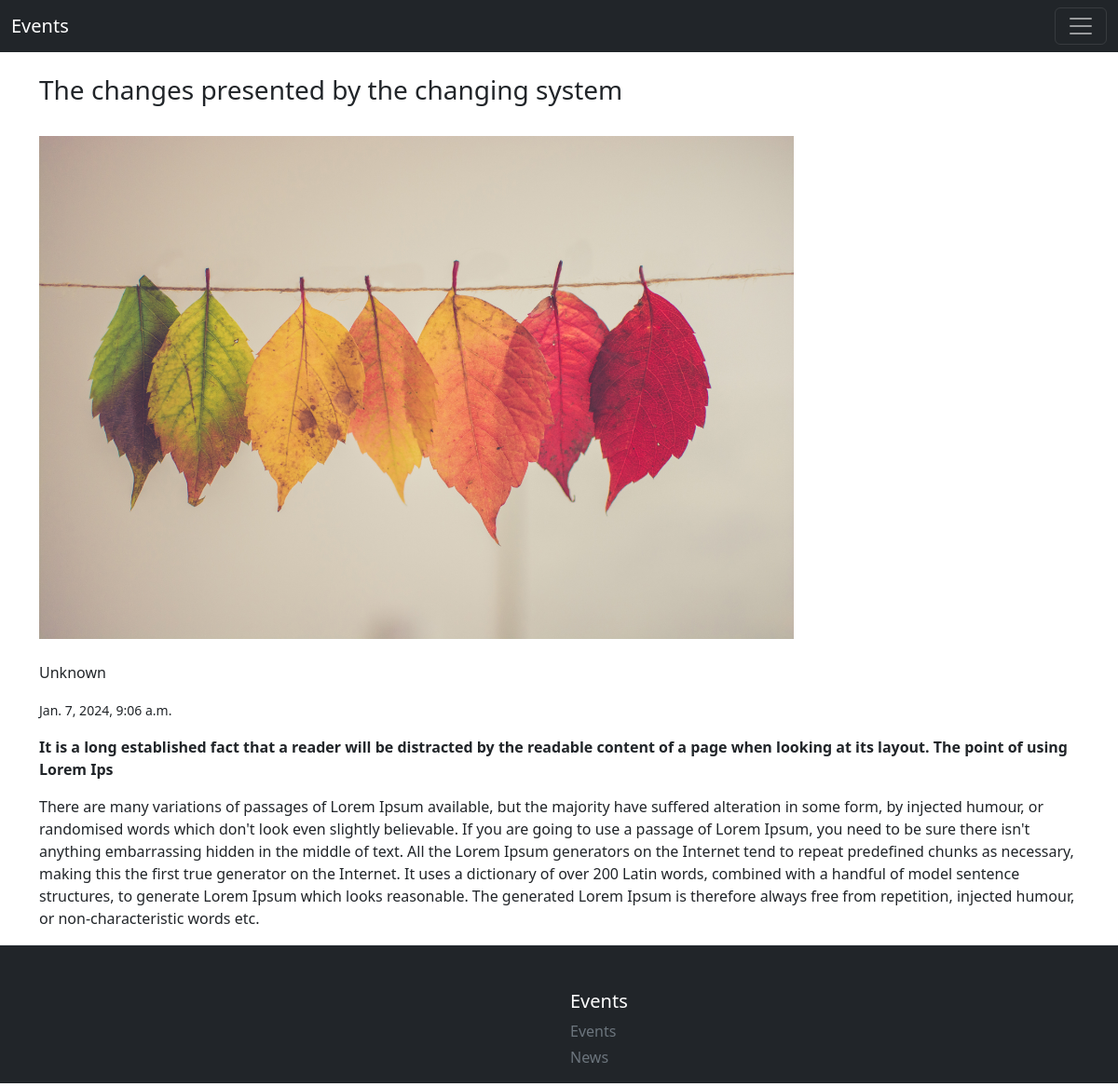
Screenshot of /news/the-changes-presented-by-the-changing-system/ with the database file from the repository.
### core/models.py (models this page shows, shortened)
class NewsPost(models.Model):
  ACTIVE = 'active'
  DRAFT = 'draft'
  CHOICES_STATUS = (
    (ACTIVE, 'Active'),
    (DRAFT, 'Draft')
  )
  title = models.CharField(max_length=255)
  slug = models.SlugField()
  image = models.ImageField(upload_to='uploads/news', blank=True)
  author = models.CharField(max_length=50, default="Unknown")
  intro = models.TextField()
  body = models.TextField()
  created_at = models.DateTimeField(auto_now_add=True)
  status = models.CharField(max_length=20, choices=CHOICES_STATUS, default=ACTIVE)
  class Meta:
     ordering = ('-created_at',)
     verbose_name_plural = 'News'

### core/views.py (the view)
# urls.py: path('news/<slug:slug>/', news_post_view, name="news_post"),
def news_post_view(request, slug):
  news_post = get_object_or_404(NewsPost, slug=slug, status=NewsPost.ACTIVE)
  """
  if request.method == 'POST':
    news_comment_form = NewsPostCommentForm(request.POST)

    if news_comment_form.is_valid():
      comment = news_comment_form.save(commit=False)
      comment.news_post = news_post
      comment.save()

      return redirect('news_post', slug=slug)
  else:
    news_comment_form = NewsPostCommentForm()
  """
  context = {
    'news_post': news_post,
  }
  return render(request, 'news-post.html', context)

### core/templates/news-post.html (shortened to what this page needs)
{% extends "base.html" %}
{% block content %}
  <div style="height: 50px;"></div>
  <div class="container">
    <section id="news-post">
      <h3>{{ news_post.title }}</h3>
      <img src="{{ news_post.image.url }}" alt="" class="img-fluid mt-4" style="max-height: 540px;">
      <p class="mt-4">{{ news_post.author }}</p>
      <p><small>{{ news_post.created_at }}</small></p>
      <p class="fw-bolder">{{ news_post.intro }}</p>
      <p>{{ news_post.body }}</p>
    </section>
  </div>
{% endblock content %}

### rows the page displays
NewsPost: title "The changes presented by the changing system", image (picture), author "Unknown", created_at "Jan. 7, 2024, 9:06 a.m.", intro "It is a long established fact that a reader will be distracted by the readable content of a page when looking at its layout. The point of using Lorem Ips", body "There are many variations of passages of Lorem Ipsum available, but the majority have suffered alteration in some form, by injected humour, or randomised words which don't look even slightly believable. If you are going to use a passage of Lorem Ipsum, you need to be sure there isn't anything embarrassing hidden in the middle of text. All the Lorem Ipsum generators on the Internet tend to repeat predefined chunks as necessary, making this the first true generator on the Internet. It uses a dictionary of over 200 Latin words, combined with a handful of model sentence structures, to generate Lorem Ipsum which looks reasonable. The generated Lorem Ipsum is therefore always free from…"
